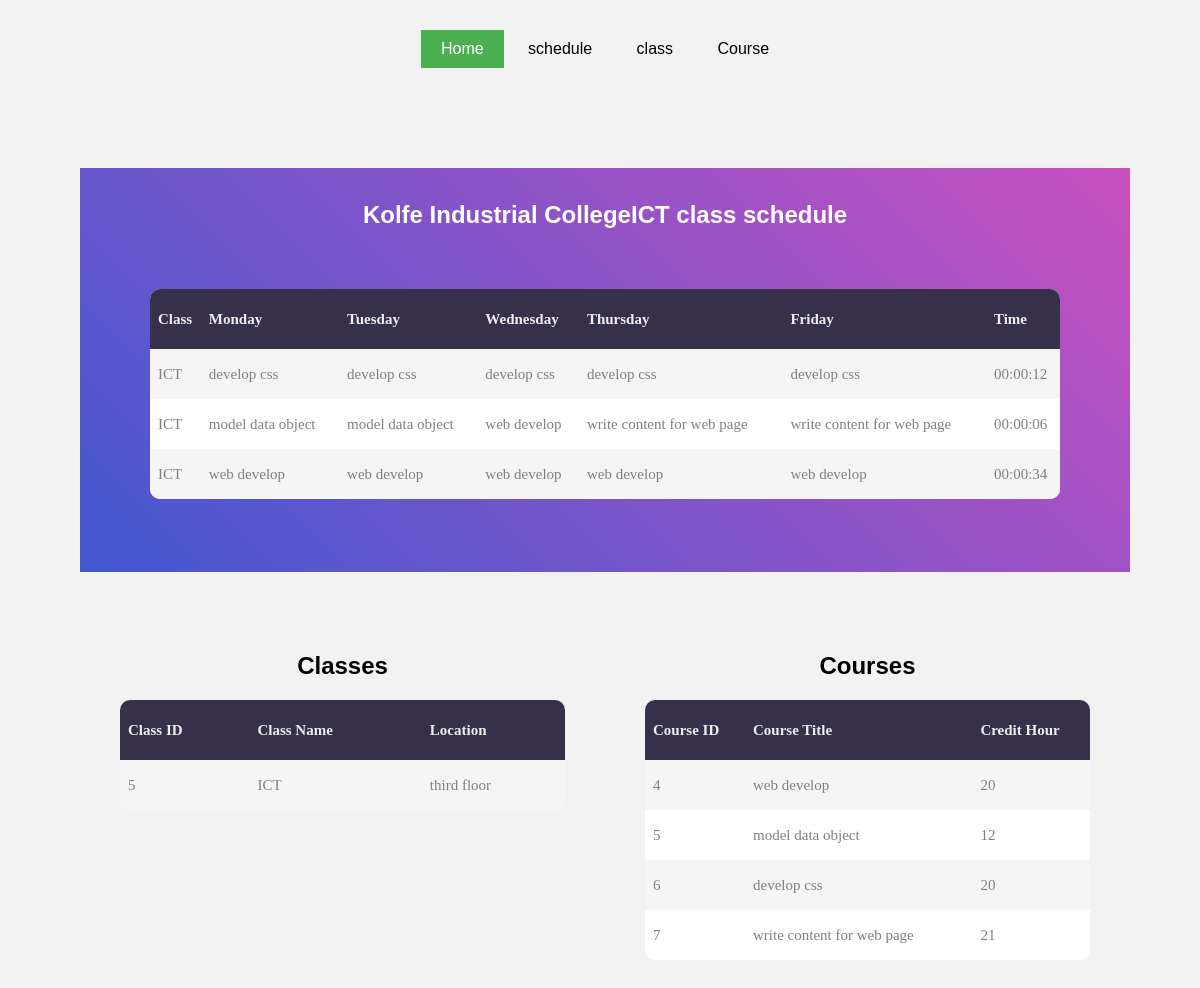
The page /sami/index.php on the database its author committed.
### tables this page shows
CREATE TABLE `schedule` (
  `ID` int(11) NOT NULL,
  `class_ID` int(11) NOT NULL,
  `Monday` int(11) NOT NULL,
  `Tuesday` int(11) NOT NULL,
  `Wednesday` int(11) NOT NULL,
  `Thursday` int(11) NOT NULL,
  `Friday` int(11) NOT NULL,
  `time` time NOT NULL
);

CREATE TABLE `class` (
  `class_ID` int(11) NOT NULL,
  `class_name` varchar(50) NOT NULL,
  `location` varchar(100) NOT NULL
);

CREATE TABLE `course` (
  `course_ID` int(11) NOT NULL,
  `course_title` varchar(50) NOT NULL,
  `credit_hour` int(11) NOT NULL
);

### sami/index.php (the view, shortened to what this page needs)
<?php
include("connection.php");
$dis = "SELECT ID, class_ID, Monday, Tuesday, Wednesday, Thursday, Friday, time
FROM schedule ";
$res = mysqli_query($conn, $dis);
?>
<link rel="stylesheet" href="./styles/index.css">
<nav style="margin-bottom:100px">
    <ul>
        <li><a href="index.php" class="active">Home</a></li>
        <li><a href="./insert_sch.php"> schedule</a></li>
        <li><a href="./insert_class.php"> class</a></li>
        <li><a href="./insert_course.php"> Course</a></li>
    </ul>
</nav>
<div class="schedule-section container-table100">
    <h2>Kolfe Industrial College </h2> <br></br>
    <h2>ICT class schedule</h2>
    <table class="schedule-table">
        <tr>
            <th>Class</th>
            <th>Monday</th>
            <th>Tuesday</th>
            <th>Wednesday</th>
            <th>Thursday</th>
            <th>Friday</th>
            <th>Time</th>
        </tr>
        <?php
        while ($row = mysqli_fetch_array($res)) {
            echo "<tr>";
            $class_id = $row['class_ID'];
            $class = mysqli_query($conn, "SELECT class_name FROM class WHERE class_ID = $class_id  ");
            if ($class_data = mysqli_fetch_assoc($class)) {
                echo "<td>" . $class_data["class_name"] . "</td>";
            }
            $days = array("Monday", "Tuesday", "Wednesday", "Thursday", "Friday");
            foreach ($days as $day) {
                $day_id = $row[$day];
                $course = mysqli_query($conn, "SELECT course_title FROM course WHERE course_ID = $day_id");
                if ($course_data = mysqli_fetch_assoc($course)) {
                    echo "<td>" . $course_data["course_title"] . "</td>";
                } else {
                    echo "<td></td>";
                }
            }
            echo "<td>" . $row["time"] . "</td>";
            echo "</tr>";
        }
        ?>
    </table>
</div>
<div class="flex">
    <div class="class-section">
        <h2>Classes</h2>
        <?php
        $dis = "SELECT class_ID, class_name, location FROM class ";
        $res = mysqli_query($conn, $dis);
        ?>
        <table class="class-table">
            <tr>
                <th>Class ID</th>
                <th>Class Name</th>
                <th>Location</th>
            </tr>
            <?php
            while ($row = mysqli_fetch_array($res)) {
                echo "<tr>";
                echo "<td>" . $row["class_ID"] . "</td>";
                echo "<td>" . $row["class_name"] . "</td>";
                echo "<td>" . $row["location"] . "</td>";
                echo "</tr>";
            }
            ?>
        </table>
    </div>
    <div class="course-section">
        <h2>Courses</h2>
        <?php
        $dis = "SELECT course_ID, course_title, credit_hour FROM course ";
        $res = mysqli_query($conn, $dis);
        ?>
        <table class="course-table">
            <tr>
                <th>Course ID</th>
                <th>Course Title</th>
                <th>Credit Hour</th>
            </tr>
            <?php
            while ($row = mysqli_fetch_array($res)) {
                echo "<tr>";
                echo "<td>" . $row["course_ID"] . "</td>";
                echo "<td>" . $row["course_title"] . "</td>";
                echo "<td>" . $row["credit_hour"] . "</td>";
                echo "</tr>";
            }
            ?>
        </table>
    </div>
</div>

### sami/styles/index.css (style rules this page uses)
h1, h2, h3 { text-align: center; margin-bottom: 20px; }
nav ul { list-style-type: none; margin: 0; padding: 0; background-color: #f2f2f2; text-align: center; }
nav ul li { display: inline-block; }
nav ul li a { display: block; padding: 10px 20px; text-decoration: none; color: #000; }
nav ul li a.active { background-color: #4caf50; color: #fff; }
* { margin: 0; padding: 0; box-sizing: border-box; }
a { margin: 0; transition: all 0.4s; -webkit-transition: all 0.4s; -o-transition: all 0.4s; -moz-transition: all 0.4s; }
.schedule-table { margin: 40px; }
ul, li { margin: 0; list-style-type: none; }
.container-table100 { color: #fff; background: #c850c0; background: -webkit-linear-gradient(45deg, #4158d0, #c850c0); display: flex; align-items: center; justify-content: center; flex-wrap: wrap; padding: 33px 30px; }
.container-table100 h2 { color: #fff; }
table { border-spacing: 1; border-collapse: collapse; background: #fff; border-radius: 10px; overflow: hidden; width: 100%; margin: 0 auto; position: relative; }
table * { position: relative; }
table td, table th { padding-left: 8px; }
table th { height: 60px; background-color: #36304a; color: #eeeeee; }
table tbody tr { height: 50px; }
table tbody tr:last-child { border: 0; }
table td, table th { text-align: left; }
tbody tr:nth-child(even) { background-color: #f5f5f5; }
tbody tr { font-family: OpenSans-Regular; font-size: 15px; color: gray; line-height: 1.2; font-weight: unset; }
body div { margin: 40px; }
th, td { border: none; }
.flex { display: flex; justify-content: space-between; }
.flex div { width: 100%; }

### rows shown on the page
schedule: class_ID.class_name "ICT", time "00:00:12"
course: course_title "develop css", course_ID "6", credit_hour "20"
schedule: class_ID.class_name "ICT", time "00:00:06"
course: course_title "model data object", course_ID "5", credit_hour "12"
course: course_title "web develop", course_ID "4", credit_hour "20"
course: course_title "write content for web page", course_ID "7", credit_hour "21"
schedule: class_ID.class_name "ICT", time "00:00:34"
class: class_ID "5", class_name "ICT", location "third floor"
